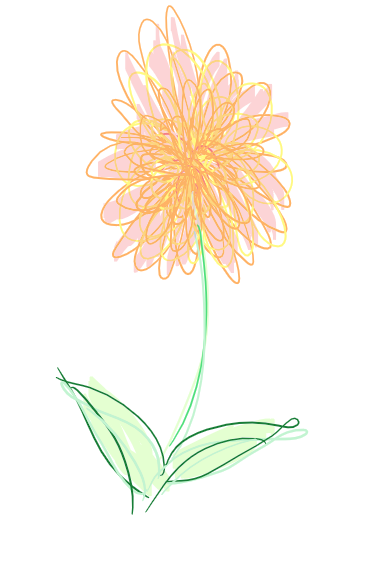
#> input picture fourier/image.png, 392 x 568 px
$ jupyter execute fourier.ipynb   (shell and % lines are left out)
#> lines starting #> are read from the running program, lines starting #| are printed output that depends on the picture
# The Discrete Fourier Transform

We have information in the form of a discrete *signal* or equivalently an
$N$-element real-valued *vector* $\tilde{x}$. For some mysterious reason we wish
to express this information in terms of a *transform* vector $\tilde{X}$, also of size $N$.
(By the way $\tilde{x}$ could be complex-valued but let's make it
real-valued.) To distinguish the signal vector $\tilde{x}$ from the transform vector
$\tilde{X}$ on an element-wise basis let's use a convention that the $\tilde{X}$ subscript
will be $k$ and the $\tilde{x}$ subscript will be $n$. Also we number elements starting
at element zero: The first element of $\tilde{x}$ is $x_0$.

An example signal: $\tilde{x} = \{ 0.2, 3.9, -1.1, -12.0, 0.1, 0.0, -4.4 \}$ which has $N = 7$ values. $x_2 = -1.1$.

Here is the definition of the *forward* discrete Fourier transform:

$\begin{align}
X_k = \sum_{n = 0}^{N-1} x_n \cdot e^{-i\frac{2 \pi}{N} \cdot n \cdot k}
\end{align}$

There are $N$ such values of $X_k$; each a complex number. In English we say
"The $k^{th}$ element of the Fourier transform of $\tilde{x}$ is a sum over
all the elements of $\tilde{x}$ each multiplied by a number on the complex
unit circle."

Now to define the inverse discrete Fourier transform:

$\begin{align}
x_n = \frac{1}{N} \sum_{k = 0}^{N-1} X_k \cdot e^{+i\frac{2 \pi}{N} \cdot n \cdot k}
\end{align}$

As with the *forward* transform this equation gives one of the $N$ values of
$\tilde{x}$ so we repeat this operation $N$ times to recover *all* the
elements of $\tilde{x}$. And it goes without saying that we *hope* the
recovered version is the same as the original!

Note: The inverse transform has an asymmetric leading coefficient $1/N$.
This is another *convention* that ensures the *inverse* transform
of the *forward* transform returns the original signal $\tilde{x}$.
We can also adopt a symmetrical convention: Both transforms have a leading
coefficient of $\sqrt{1/N}$. This also gets us "back to where we started".

I can't resist pointing out another connection to linear algebra: When we
have a linear transform -- say a matrix $A$ --  and we seek its inverse:
We must include in the inverse a leading coefficient $\frac{1}{det \; A}$.
This ensures the inverse transform $A^{-1}$ restores the original volume
of the vector space.

### Constituent waves: Reconstructing $\tilde{x}$

Let's proceed to a nuts and bolts computation.
[Osgood's Stanford lecture](https://youtu.be/gZNm7L96pfY?si=_5uOQOMxDiOX5QaB)
asserts that Fourier machinery has two complementary parts: Analysis and Synthesis.
Interpreting the transform vector $\tilde{X}$ is *Analysis*. Reconstructing $\tilde{x}$
from $\tilde{X}$ is a type of *Synthesis*.

The claim is that the *Analysis* begins by decomposing $\tilde{x}$ as a sum of constituent
*sine* waves. We hope to make progress in understanding this claim in some detail.
The calculation below starts down this path by demonstrating that the machinery
works as advertised: The inverse transform of the transform of something gets us
back to what we started with.

***Preparatory Remark 1:*** Here is an identity from our trigonometry days, taking $x$
as a variable and $\alpha$ as a constant:

$\begin{align}
\sin(x + \alpha) = \sin x \cdot \cos \alpha + \cos x \cdot \sin \alpha =
A \cdot \sin x  + B \cdot \cos x
\end{align}$

Interpretation: Adding a sine and a cosine of the same frequency together,
weighted by constants $A$ and $B$, produces a single
sine wave that is shifted by some amount, this amount often called a
*phase shift*; the parameter $\alpha$.

***Preparatory Remark 2:*** 'Constituent waves' relates to an idea from
linear algebra, to wit *basis vectors*. A sine wave is analogous to
$\hat{i} = (1, 0)$; and some other sine wave is analogous to $\hat{j} = (0, 1)$.
The $\tilde{x}$ signal will commonly hold dozens, hundreds or
thousands of independent values; a much higher dimensionality compared to
linear algebra lectures that feature two or perhaps three dimensions.
The point of the remark is simply that there is a conceptual similarity
between the simplicity of sine waves and the simplicity of basis directions
in a multi-dimensional linear space.

Now to a first exercise: Defining, transforming, and reconstructing some signal $\tilde{x}$
using constituent sine and cosine waves.

[cell 1]
from matplotlib import pyplot as plt
from math import pi
from cmath import exp                   # handles complex exponentiation

x = [1, 2, -1, 6, 0, 1, -4, 17, 10, 10, -8, 10]
N = len(x)
i_imag = complex(0, 1)                  # this is how complex numbers can be defined in Python

X = []                                  # this will be the Discrete Fourier Transform of x[]

for k in range(N):
    cumulative_sum = complex(0, 0)
    for n in range(N): cumulative_sum += x[n]*exp((-i_imag*2*pi/N)*(n*k))
    X.append(cumulative_sum)

xr = []          # this will be the reconstructed version of x

for n in range(N):
    cumulative_sum = complex(0, 0)
    for k in range(N): cumulative_sum += (1/N)*X[k]*exp((i_imag*2*pi/N)*(n*k))
    xr.append(cumulative_sum)

X_real,  X_imag  = [q.real for q in X],  [q.imag for q in X]
xr_real, xr_imag = [q.real for q in xr], [round(q.imag, 3) for q in xr]

fig, axs=plt.subplots(3, 2, figsize=(10, 10))

axs[0, 0].plot(x, c='red')
axs[0, 1].plot(xr_real, c='green')
axs[1, 0].plot(X_real, c='cyan')
axs[1, 1].plot(X_imag, c='magenta')
axs[2, 0].plot(xr_real, c='blue')
axs[2, 1].plot(xr_imag, c='k')

axs[0, 0].set(title='x (real vector)')
axs[0, 1].set(title='recovered real part of x')
axs[1, 0].set(title='forward DFT of x: real part')
axs[1, 1].set(title='forward DFT of x: imaginary part')
axs[2, 0].set(title='recovered real part of x')
axs[2, 1].set(title='recovered imaginary part of x')
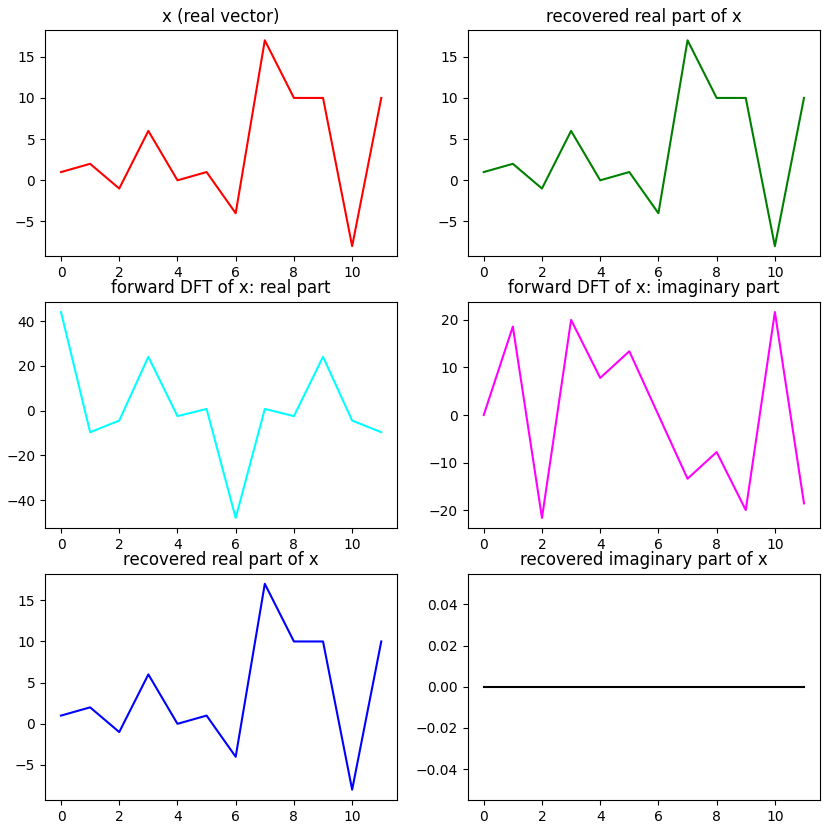
#> figure drawn by matplotlib, 6 panels; panel 1: curve peaks at x = 7, y = 17; panel 2: curve peaks at x = 7, y = 17; panel 3: curve peaks at x = 0, y = 44; panel 4: curve peaks at x = 10, y = 21.65

***Interpretation 1***: From the real-valued vector $\tilde{x}$ we produced
a new vector $\tilde{X}$ with the same size; but consisting of complex, rather
than real values. This *transform* of $\tilde{x}$ is shown in the middle
pair of charts and we observe it includes two symmetries. The real part of
the transform has mirror reflection symmetry about element 7. The imaginary
part of the transform has mirror-plus-vertical-flip symmetry. That is:
Reflect it left-right about element 7 and then reflect it a second
time about the horizontal axis by multiplying by $-1$: And we are back
where we started.

***Interpretation 2***: The recovery vector $\tilde{x_r}$ is constructed from
the transform vector $\tilde{X}$ with no reference whatsoever to the original
vector $\tilde{x}$. This implies that a *description* of the original vector is
somehow encoded or distributed *across* the transform vector $\tilde{X}$. Furthermore
in reconstructing the original, each recovered element is built as a sum over
*all* the elements of $\tilde{X}$. We can infer that $\tilde{X}$ represents
a *layering* or *superposition* of information about $\tilde{x}$. Indeed the
construction of $\tilde{X}$ involved repeated passes over all the elements of
$\tilde{x}$.

***Interpretation 3***: So what's the big point, the big idea here? I will
repeat the claim: That the discrete Fourier transform is a disassembly of an arbitrary
signal (piece of information) called $\tilde{x}$ into a set of sine and cosine
waves that are individually *weighted*. The sines and cosines are *understood*
(and are spelled out in the complex exponentials $e^{-i \cdot etcetera}$);
and the key to this arrangement is that the information is encoded in the
*weights*. Those weights *are* the elements of the transform vector $\tilde{X}$.

# Read no further

I left off here (9/25/2024)

* Technically we went from $N$ real values to $2\cdot N$ real values: Two for every complex $X_k$
    * So maybe it is a bit of a relief that there is all the symmetry.
    * We could throw the second half away without loss of information.
    * Nyquist

### Continuing the narrative

- $\tilde{X}$ is the *forward* Fourier Transform (FT) of some vector of real numbers $\tilde{x}$.
- $\tilde{x}$ can be reconstructed by applying the *inverse* FT to $\tilde{X}$.
- The *inverse* differs from the *forward* by a leading $\frac{1}{N}$ and by
a $+$ sign in the complex exponential; which makes the imaginary cosine
function positive rather than negative.
- For each $x_n$ the reconstruction calculation is $\frac{1}{N}$ times a sum over a $k$ index.
    - This $k$ takes values $0, 1, 2, \dots, N-1$.
    - The argument of the sum is $X_k$ multiplied by $w_{k, n}$.

Let's digress for a moment: Here $w$ is
a complex exponential; and as it has two indices it
can be represented as a square $N \times N$ matrix;
a linear transform in the grand scheme of $\tilde{x} = w \tilde{X}$.

- $w_{k, n} = \cos(\alpha) + i \sin(\alpha)$ where $\alpha = \frac{2 \pi k n}{N}$.
- As $w_{k, n}$ is a complex number, the calculation is a sum over $N$ products of two complex numbers $X_k$ and $w_{k, n}$.

So let's take a moment to restate the premise here for the sake of familiarity.

- For any index $n$ the value of the $\tilde{x}$ component $x_n$ is
$1/N$ times a sum of $N$ products
- Let us look more closely to break this *product* down in terms of knowns
    - Picture the graph of the $N$ values of $\tilde{x}$.
        - Each point $x_i$ is a sum of $N$ complex products

The goal of the code is to graph the constituent sine and cosine waves

- Each wave has a characteristic period
- Each wave has a characteristic amplitude
- There are $2 \times N$ such waves: $N$ sines and $N$ cosines
- Their sum is advertised as being equal to $\tilde{x}$.

Skeleton code: The code below is some working Python mixed with
some English. Convert the English to Python and see how it goes.
It presumes there is a forward Discrete Fourier Transform function
**`DFT(x)`** that returns five arguments: **`Xr, Xi, Xd, Xa, N`**.

```
fig, axs = plt.subplots(3, figsize=(10,12))

# Let's design x to be a square wave for starters

nquarter = 20
x = [-.5]*nquarter
x = x + [0.5]*nquarter*2
x = x + [-.5]*nquarter
x.append(-.5)                   # life is simpler if our vector x has odd length

Xr, Xi, Xd, Xa, N = DFT(x)

nWavesToPlot = 3          # start by showing the first 3 sine and cosine waves

sum_wave = [0.]*N         # sum_wave is just what it sounds like... will it look like x?

for k in range(nWavesToPlot):
    initialize two empty lists: to be the next waves
    for n in range(N):
        append a value to list 1     # real part only; ignore the imaginative for now
        append a value to list 2     # real part only; ditto
    plot list 1 on axs[0]
    plot list 2 on axs[1]
    add these waves to sum_wave; here is one way to do this:
    sum_wave = [sum(c) for c in zip(sum_wave, [sum(c) for c in zip(coswave, sinwave)])]

plot sum_wave on axs[2]

fig.show()
```

Later: Verify the reconstructed $\tilde{x}$ has Zeros in its imaginative part.

[cell 2]
from matplotlib import pyplot as plt
from math import pi, sin, cos

from math import atan2, sqrt
from random import randint, random
from numpy import arange
import numpy as np
import matplotlib.image as mpimg
from numpy.fft import fft2, ifft2
from numpy import abs as magnitude

fig,axs=plt.subplots(1,2, figsize=(12, 4))

x = [1, 2, 3, 5, 2, 4, -2, -1]

x = [randint(0,10)-5 for i in range(100)]

x, segment = [], 50

low = -1.
high = 1.
for i in range(segment): x.append(low)
for i in range(2*segment): x.append(high)
for i in range(segment): x.append(low)
x.append(low)   # making N odd results in a cleaner FT

x_rep = x + x + x + x + x + x

axs[0].plot(x)
axs[1].plot(x_rep)
# fig.show()
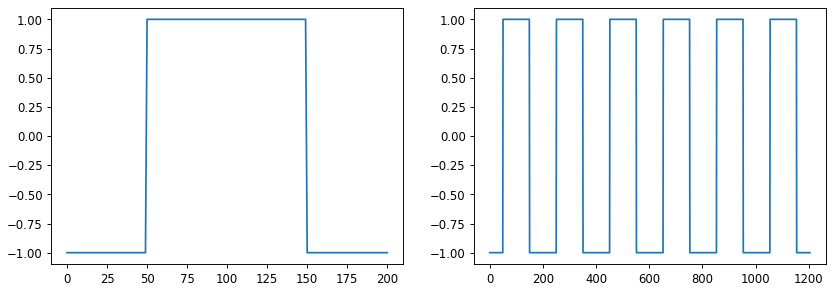
#> figure drawn by matplotlib, 2 panels; panel 1: curve peaks at x = 50, y = 1; panel 2: curve peaks at x = 50, y = 1

[cell 3]
# should really take xr, xi arguments dontcha know
def ForwardDFT(x):
    N = len(x)
    Xr, Xi, Xd, Xa = [], [], [], []
    for k in range(N):
        Xreal, Ximag = 0., 0.
        for n in range(N):
            arg = (2*pi/N)*k*n
            Xreal += cos(arg)*x[n]
            Ximag -= sin(arg)*x[n]
        Xr.append(Xreal)
        Xi.append(Ximag)
        Xd.append(sqrt(Xreal*Xreal + Ximag*Ximag))
        phase = atan2(Ximag, Xreal)
        if phase > pi:  phase -= 2*pi
        if phase < -pi: phase += 2*pi
        Xa.append(phase)
    return Xr, Xi, Xd, Xa, N

# not tested yet... probably ok
# [18 lines left out: function InverseDFT, not called in this run]

[cell 4]
# this version sums + and - frequency elements together
def PSD(Xr, Xi):
    '''Power Spectral Density'''
    N = len(Xr)
    if not len(Xi) == N: print("uh oh in PSD")
    ps = [Xr[0]**2 + Xi[0]**2]
    for i in range(1, (N+1)//2):
        conj_ix = N - i
        ps.append(Xr[i]**2 + Xi[i]**2 + Xr[conj_ix]**2 + Xi[conj_ix]**2)
    if not N % 2: ps.append(Xr[N//2]**2 + Xi[N//2]**2)
    return ps

[cell 5]
# stack overflow example
from __future__ import division
data = np.random.rand(301) - 0.5
ps = np.abs(np.fft.fft(data))**2
time_step = 1 / 30
freqs = np.fft.fftfreq(data.size, time_step)
idx = np.argsort(freqs)
plt.plot(freqs[idx], ps[idx])
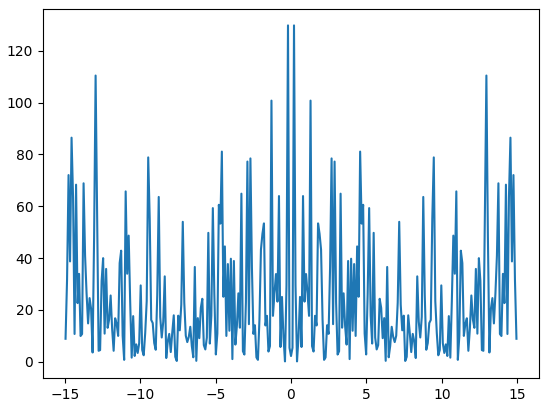
#> figure drawn by matplotlib, 1 panel; curve peaks at x = -0.199, y = 129.8

[cell 6]
fig,axs=plt.subplots(5,1,figsize=(10, 20))

Xr, Xi, Xd, Xa, N = ForwardDFT(x)

pc, pcx, refl, reflx = [], [], [], []

for i in range((N-1)//2):

    # both negative and positive sweep directions
    pc.append(Xa[(i+1)])
    pc.append(Xa[N-(i+1)])

    # corresponding indices (become x-coordinates)
    pcx.append(i+1)
    pcx.append(N-(i+1))

    # reflect: uses only the negative sweeps
    #   Each sweep Xn has a phase angle
    #   We predict the corresponding opposite sweep has the negative of this phase
    #   These are called to conjugate phase (predicts the
    refl.append(-Xa[(i+1)])
    reflx.append(N-i-1)

axs[0].scatter(pcx, pc, s=4, marker=',', color='r')
axs[0].scatter(reflx, refl, s=90, facecolors='none', edgecolors='b')
axs[0].plot([0, N-1], [0, 0], color='k')

axs[1].plot(Xd)
axs[2].plot(Xa)
axs[3].plot(Xr)
axs[4].plot(Xi)

axs[0].set(ylabel = 'phase angle',
           title='FT phase (red) compare to predicted conjugate phase (blue circles)')
axs[1].set(ylabel = 'Xk distance', title='X = FT(x) distance')
axs[2].set(ylabel = 'Xk angle',    title='X = FT(x) angle', ylim=(-pi, pi))
axs[3].set(ylabel = 'X real part', title='X real')
axs[4].set(ylabel = 'X imag part', title='X imag')

plt.show()
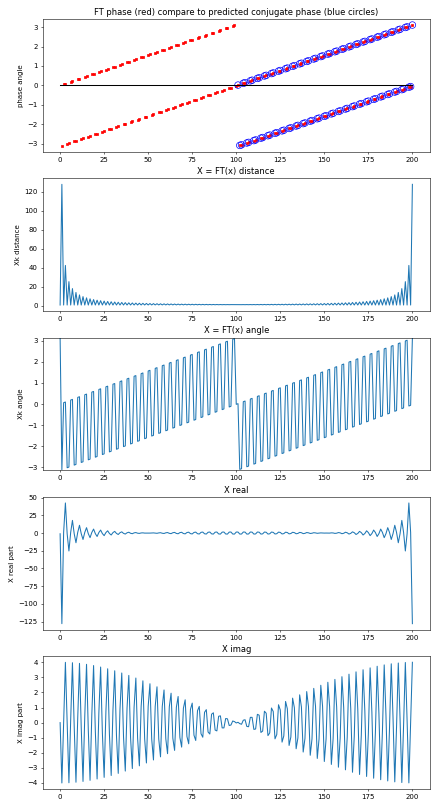
#> figure drawn by matplotlib, 5 panels; panel 2: curve peaks at x = 200, y = 128; panel 3: curve peaks at x = 0, y = 3.14; panel 4: curve peaks at x = 3, y = 42.47; panel 5: curve peaks at x = 200, y = 4

# axs[2][1].plot([-3,-2,-1,0,1],[10,-3,27,-12,5], color='red', marker='v', ms=9)
# axs[2][2].plot([6,5.1,3.9,3.1,1.8,1.2,0.1,-1,-6, -3, -4], color='black', linewidth=4)

## Reconstruct $\tilde{x}$: What is the calculation?

For the real sum of sine and cosine waves we have $N$ values of $X$. Fix the index as $k$.

A particular $n$ corresponds to a point along the x-axis of the sine/cosine wave. Or more
properly the *n-axis*.

For a given $k$ and a given $n$ we are interested in

$$Re \left( \frac{1}{N} \left( (X_{r} + i X_{i})_k \cdot (\cos{\frac{2 \pi n k}{N}} + i sin{\frac{2 \pi n k}{N}}) \right) \right)$$

[cell 7]
fig,axs=plt.subplots(3, figsize=(10, 12))
nWaveforms = 12
nCopies = 3
sumwave = [0.]*N*nCopies
for k in range(nWaveforms):
    Xkr, Xki, coswave, sinwave = Xr[k], Xi[k], [], []
    for n in range(N*nCopies):
        coswave.append((1/N)*Xkr*(cos(2*pi*n*k/N)))
        sinwave.append((1/N)*Xki*(-sin(2*pi*n*k/N)))
    axs[0].plot(coswave, color='r')
    axs[1].plot(sinwave, color='b')
    sumwave = [sum(c) for c in zip(sumwave, [sum(c) for c in zip(coswave, sinwave)])]
axs[2].plot(sumwave, color='k')
fig.show()

# Reconstruct the imaginative part of $\tilde{x}$

What about the $i$ part? The rainbows have spoken; pure imaginative:
$i \cdot \frac{1}{N}(X_r \cdot sin{\frac{2 \pi n k}{N}} + X_i \cdot \cos{\frac{2 \pi n k}{N}})$

[cell 8]
fig,axs=plt.subplots(3, figsize=(10, 12))
nWaveformPairs = 2
waveform_indices = [0]
for i in range(nWaveformPairs):
    waveform_indices.append(i + 1)
    waveform_indices.append(N-1-i)

print("N = ", N)
print("Using these k: ", waveform_indices)

sumwave = [0.]*N
for k in waveform_indices:
    Xkr, Xki, coswave, sinwave = Xr[k], Xi[k], [], []
    for n in range(N):
        sinwave.append((1/N)*Xkr*sin(2*pi*n*k/N))
        coswave.append((1/N)*Xki*cos(2*pi*n*k/N))
    axs[0].plot(coswave, color='r')
    axs[1].plot(sinwave, color='b')
    sumwave = [sum(c) for c in zip(sumwave, [sum(c) for c in zip(coswave, sinwave)])]
axs[2].plot(sumwave, color='k')
axs[2].set(ylim=(-0.0001,0.0001))
fig.show()

This is supposed to be zero for all $n$ since $\tilde{x}$ is real and this is the reconstructed imaginative part of $\tilde{x}$.

[cell 9]
# task: describe the three functions in this cell

# FourierPlot taks a real vector x; produces a series of plots
#   - x
#   - power spectrum ( FT (x) )
#   - pairs of charts for list nWaveforms = [3, 10, etc up to N]
#       - red cosine waves, blue sine waves
#       - composition from 0, 1, ..., nWaveforms[w]-1
#
# Issue: The reconstruction order is biased in going low - high - low(opposite) order

def FourierPlot(x, nCopies, nWaveforms = [10]):
    nWaveY = (max(x) + min(x))/2
    Xr, Xi, Xd, Xa, N = ForwardDFT(x)                            # from real x > DFT(x)
    nCharts = 1 + 1 + 2*len(nWaveforms)
    fig,axs=plt.subplots(nCharts, figsize=(8, 3*nCharts))
    axs[0].plot(x)
    axs[1].plot(PSD(Xr, Xi))
    for w in range(len(nWaveforms)):
        sumwave = [0.]*N*nCopies
        for k in range(nWaveforms[w]):
            Xkr, Xki, coswave, sinwave = Xr[k], Xi[k], [], []
            for n in range(N*nCopies):
                coswave.append((1/N)*Xkr*(cos(2*pi*n*k/N)))
                sinwave.append((1/N)*Xki*(-sin(2*pi*n*k/N)))
            axs[2 + 2*w].plot(coswave, color='r')
            axs[2 + 2*w].plot(sinwave, color='b')
            sumwave = [sum(c) for c in zip(sumwave, [sum(c) for c in zip(coswave, sinwave)])]
        axs[2 + 2*w + 1].plot(sumwave, color='k')
        axs[2 + 2*w + 1].text(0, nWaveY, str(nWaveforms[w]))
    fig.show()

def Sinewave(n, omega, phi): return [sin(omega*i+phi) for i in range(n)]

def Noise(x, a, b): return([a*random() + b + x[i] for i in range(len(x))])

[cell 10]
x, segment = [], 20

low = -.5
high = .5
for i in range(segment): x.append(low)
for i in range(2*segment): x.append(high)
for i in range(segment): x.append(low)
x.append(low)
nCopies = 5
nWaveforms = [3, 81]                           # 6, 10, 30, 60, 61, 80,
FourierPlot(x, nCopies, nWaveforms)

[cell 11]
nPts = 201
x = Sinewave(nPts, .1, .47)
nCopies = 2
nWaveforms = [nPts]                           # 6, 10, 30, 60, 61, 80,
FourierPlot(x, nCopies, nWaveforms)

[cell 12]
# task: Suppose your friend Caprice claims that the Fourier Transform is a linear function.

n = 401

freqs = [1.9, .6, .2]
x = [0.]*n
for i in range(len(freqs)):
    s = Sinewave(n, freqs[i], random())
    x = [sum(c) for c in zip(x, s)]

y = Noise([0.]*n, 8, -4)
z = [sum(c) for c in zip(x, y)]


FourierPlot(x, 1, [])
FourierPlot(y, 1, [])
FourierPlot(z, 1, [])

LTI...

[cell 13]
# What is your opinion of Caprice's claim?

xXr, xXi, xXa, xXp, N = ForwardDFT(x)
yXr, yXi, yXa, yXp, N = ForwardDFT(y)
zXr, zXi, zXa, zXp, N = ForwardDFT(z)

xp = PSD(xXr, xXi)
yp = PSD(yXr, yXi)
xp_add_yp = [sum(c) for c in zip(xp, yp)]
zp = PSD(zXr, zXi)
zp_shift = [z+15000. for z in zp]


fig,axs=plt.subplots(4, figsize=(12,10))
axs[0].plot(zp, color='r')
axs[1].plot(xp, color='k')
axs[2].plot(yp, color='b')
axs[3].plot(xp_add_yp, color='cyan')
axs[3].plot(zp_shift, color='k')
for i in range(4): axs[i].set(ylim=(0,120000))
axs[0].text(0, 100000, 'Power spectrum (Sines + Noise)')
axs[1].text(0, 100000, 'Power spectrum for Sines')
axs[2].text(0, 100000, 'Power spectrum for Noise')
axs[3].text(0, 100000, 'cyan: P(Sines) + P(Noise), black: top plot shifted for comparison ')
fig.show()

[cell 14]
def rgb2gray(rgb):
    return np.dot(rgb[...,:3], [0.2989, 0.5870, 0.1140])

img = mpimg.imread('./image.png')
#> img is the input picture: shape (568, 392, 3) float32; mean R, G, B 0.986, 0.969, 0.934
img = rgb2gray(img)
#> (the rest of the program and of its run is left out)
